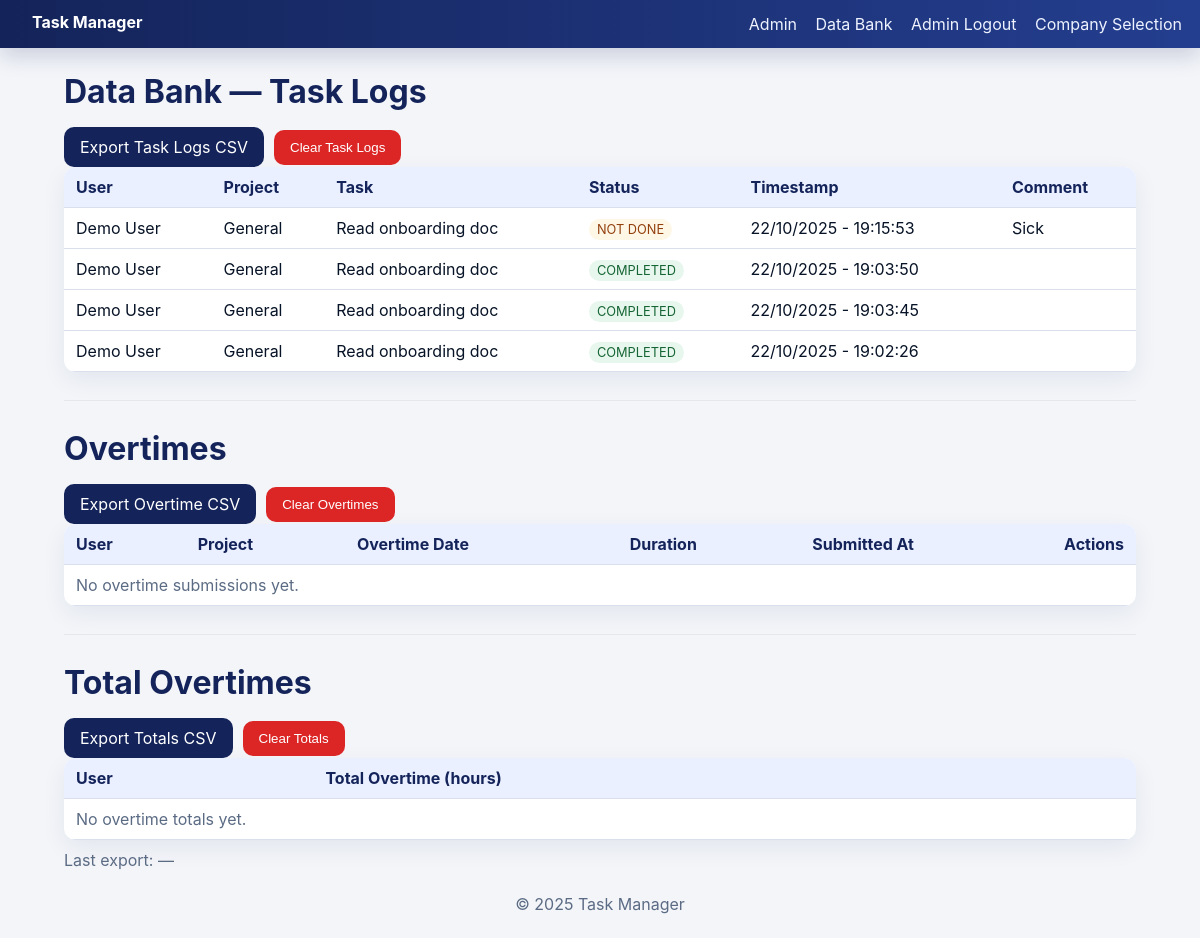
Before: /admin/data-bank (signed in) with the older database file.
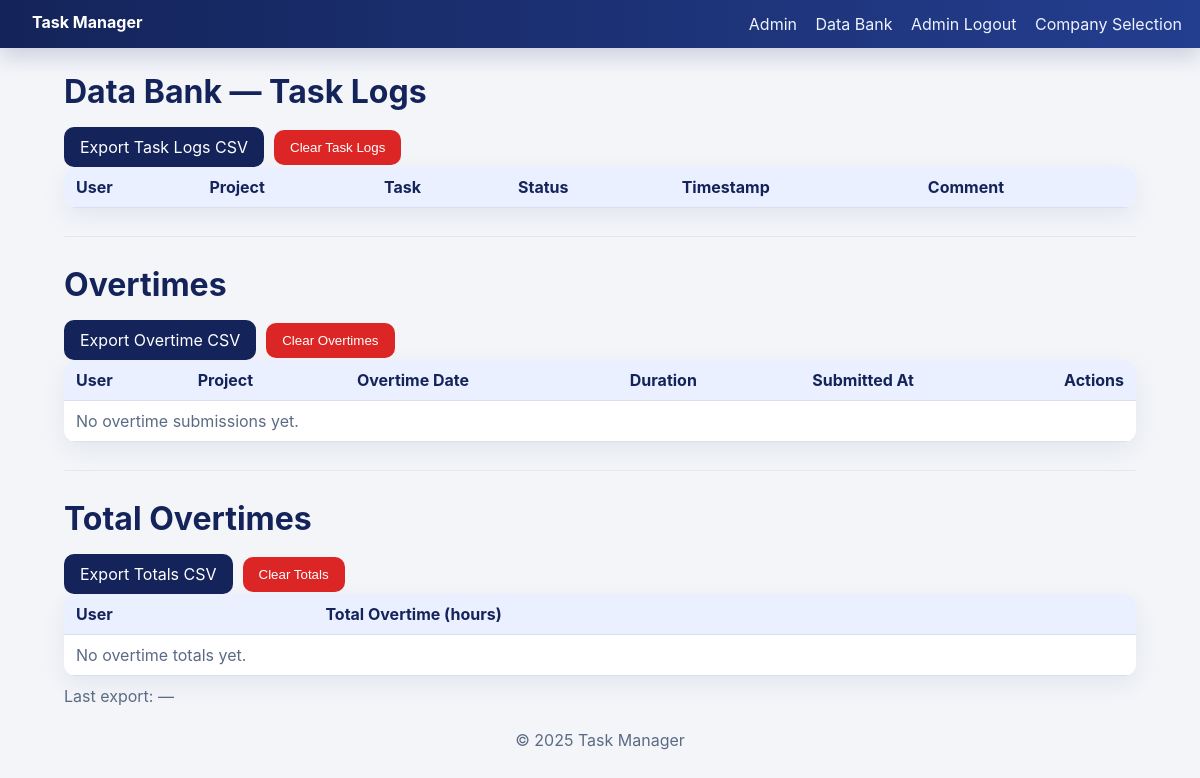
After: the same page with the newer database file.
### models.py (models this page shows, shortened)
class LogEntry(db.Model):
    __tablename__ = "log_entries"
    id = db.Column(db.Integer, primary_key=True)
    user_name = db.Column(db.String(200), nullable=False)
    project = db.Column(db.String(120), default="-", nullable=False)
    task_title = db.Column(db.String(255), nullable=False)
    status = db.Column(db.String(40), nullable=False)  # "COMPLETED" or "NOT_COMPLETED"
    comment = db.Column(db.Text, default="", nullable=False)
    timestamp = db.Column(db.DateTime, server_default=db.func.now(), nullable=False)

### app.py (the view)
    @app.get("/admin/data-bank")
    @admin_required
    def admin_data_bank():
        logs = LogEntry.query.order_by(LogEntry.timestamp.desc()).all()
        overtimes = OvertimeEntry.query.order_by(OvertimeEntry.timestamp.desc()).all()
        overtime_totals = OvertimeTotal.query.order_by(OvertimeTotal.user_name.asc()).all()
        marker = ExportMarker.query.get("overtime_totals")
        last_export_totals = marker.last_export_utc if marker else None
        return render_template(
            "data_bank.html",
            logs=logs,
            overtimes=overtimes,
            overtime_totals=overtime_totals,
            last_export_totals=last_export_totals
      )

### templates/data_bank.html
{% extends "base.html" %}
{% block content %}
<h1 class="page-title">Data Bank — Task Logs</h1>
<div class="row">
  <a class="button" href="{{ url_for('admin_export_csv') }}">Export Task Logs CSV</a>
  <form method="post" action="{{ url_for('admin_clear_bank') }}"
        onsubmit="return confirm('Clear ALL task logs?');">
    <button class="danger">Clear Task Logs</button>
  </form>
</div>
<table class="table">
  <thead>
    <tr>
      <th>User</th>
      <th>Project</th>
      <th>Task</th>
      <th>Status</th>
      <th>Timestamp</th>
      <th>Comment</th>
    </tr>
  </thead>
  <tbody>
  {% for r in logs %}
    <tr>
      <td>{{ r.user_name }}</td>
      <td>{{ r.project }}</td>
      <td>{{ r.task_title }}</td>
      <td>
        {% if r.status == 'COMPLETED' %}
          <span class="badge good">COMPLETED</span>
        {% else %}
          <span class="badge warn">NOT DONE</span>
        {% endif %}
      </td>
      <td>{{ r.timestamp|cy_time }}</td>
      <td>{{ r.comment }}</td>
    </tr>
  {% endfor %}
  </tbody>
</table>
<hr style="margin:28px 0; border:none; border-top:1px solid #e5e7eb;">
<h1 class="page-title">Overtimes</h1>
<div class="row">
  <a class="button" href="{{ url_for('admin_export_overtimes_csv') }}">Export Overtime CSV</a>
  <form method="post" action="{{ url_for('admin_clear_overtimes') }}"
        onsubmit="return confirm('Clear ALL overtime submissions?');">
    <button class="danger">Clear Overtimes</button>
  </form>
</div>
<table class="table">
  <thead>
    <tr>
      <th>User</th>
      <th>Project</th>
      <th>Overtime Date</th>
      <th>Duration</th>
      <th>Submitted At</th>
      <th style="width:1%">Actions</th>
    </tr>
  </thead>
  <tbody>
  {% if overtimes and overtimes|length > 0 %}
    {% for o in overtimes %}
      <tr>
        <td>{{ o.user_name }}</td>
        <form method="post" action="{{ url_for('admin_edit_overtime', oid=o.id) }}">
          <td>
            <input type="text" name="project" value="{{ o.project }}" style="min-width:140px;">
          </td>
          <td>
            <input type="date" name="overtime_date" value="{{ o.overtime_date.strftime('%Y-%m-%d') }}" style="min-width:140px;">
          </td>
          <td>
            <select name="duration" required style="min-width:100px;">
              {% for i in range(1, 21) %}
                {% set val = "%.1f"|format(i*0.5) %}
                <option value="{{ val }}" {% if o.duration == val %}selected{% endif %}>{{ val }}</option>
              {% endfor %}
            </select>
          </td>
          <td>{{ o.timestamp|cy_time }}</td>
          <td style="white-space:nowrap;">
            <button class="button small" type="submit">Save</button>
        </form>
            <form method="post" action="{{ url_for('admin_delete_overtime', oid=o.id) }}"
                  onsubmit="return confirm('Delete this overtime entry?');"
                  style="display:inline-block; margin-left:6px;">
              <button class="danger small" type="submit">Delete</button>
            </form>
          </td>
      </tr>
    {% endfor %}
  {% else %}
      <tr>
        <td colspan="6" class="muted">No overtime submissions yet.</td>
      </tr>
  {% endif %}
  </tbody>
</table>
<hr style="margin:28px 0; border:none; border-top:1px solid #e5e7eb;">
<h1 class="page-title">Total Overtimes</h1>
<div class="row">
  <a class="button" href="{{ url_for('admin_export_overtime_totals_csv') }}">Export Totals CSV</a>
  <form method="post" action="{{ url_for('admin_clear_overtime_totals') }}"
        onsubmit="return confirm('Clear ONLY the totals table (entries remain)?');">
    <button class="danger">Clear Totals</button>
  </form>
</div>
<table class="table">
  <thead>
    <tr>
      <th>User</th>
      <th>Total Overtime (hours)</th>
    </tr>
  </thead>
  <tbody>
  {% if overtime_totals and overtime_totals|length > 0 %}
    {% for t in overtime_totals %}
      <tr>
        <td>{{ t.user_name }}</td>
        <td>{{ "%.1f"|format(t.total_hours) }}</td>
      </tr>
    {% endfor %}
  {% else %}
      <tr>
        <td colspan="2" class="muted">No overtime totals yet.</td>
      </tr>
  {% endif %}
  </tbody>
</table>
<div class="muted" style="margin-top:10px;">
  Last export:
  {% if last_export_totals %}
    <strong>{{ last_export_totals|cy_time }}</strong>
  {% else %}
    —
  {% endif %}
</div>
{% endblock %}

### templates/base.html (shortened to what this page needs)
<!doctype html>
<html lang="en">
<head>
  <link rel="stylesheet" href="{{ url_for('static', filename='style.css') }}">
</head>
<body>
  {% if not hide_nav %}
  <header class="topbar">
    <a class="brand" href="{{ url_for('choice_page') }}">Task Manager</a>
    <nav>
      {% if session.get('is_admin') %}
      <a href="{{ url_for('admin_panel') }}">Admin</a>
      <a href="{{ url_for('admin_data_bank') }}">Data Bank</a>
      <a href="{{ url_for('admin_logout') }}">Admin Logout</a>
      {% else %}
      <a href="{{ url_for('admin_login') }}">Admin Login</a>
      {% endif %}
      <a href="{{ url_for('choice_page') }}">Company Selection</a>
    </nav>
  </header>
  {% endif %}
  <main class="container">
    {% block content %}{% endblock %}
  </main>
  <footer class="footer">© {{ 2025 }} Task Manager</footer>
</body>
</html>

### static/style.css (style rules this page uses)
:root { --ef-navy:#14245A; --ef-blue:#243E8F; --ef-red:#E31E24; --ef-red-dark:#B9151A; --ef-bg:#F3F5F9; --ef-card:#FFFFFF; --ef-border:#D9E0EC; --ef-text:#071326; --ef-muted:#5B6B84; --ef-soft-blue:#EAF0FF; --ef-soft-red:#FFECEE; --ef-success:#16A34A; --ef-warning:#F59E0B; --ef-danger:#DC2626; --bg:var(--ef-navy); --panel:var(--ef-blue); --card:var(--ef-card); --text:var(--ef-text); --muted:var(--ef-muted); --accent:var(--ef-blue); --accent2:var(--ef-red); --danger:var(--ef-danger); --warn:var(--ef-warning); --pill:var(--ef-navy); --border:var(--ef-border); --surface:var(--ef-soft-blue); }
* { box-sizing:border-box }
body { margin:0;font-family:Inter,Segoe UI,system-ui,Arial,sans-serif;background:#e5e7eb;color:#0b1220 }
.topbar { display:flex;justify-content:space-between;align-items:center;padding:12px 18px;background:var(--bg);color:#fff;position:sticky;top:0;z-index:10 }
.topbar .brand { font-weight:700;color:#fff;text-decoration:none }
.topbar a { color:#cbd5e1;text-decoration:none;margin-left:14px }
.container { max-width:1100px;margin:24px auto;padding:0 14px }
.page-title { margin:8px 0 16px }
button, .button { background:#0f172a;color:#fff;border:none;padding:10px 16px;border-radius:10px;cursor:pointer;text-decoration:none;display:inline-block }
button.danger { background:var(--danger) }
.row { display:flex;gap:10px;align-items:center;flex-wrap:wrap }
.table { width:100%;border-collapse:collapse;background:#fff;border-radius:12px;overflow:hidden;box-shadow:0 8px 30px rgba(2,8,23,.08) }
.table th,.table td { border-bottom:1px solid #e5e7eb;padding:10px 12px;text-align:left }
.muted { color:#64748b }
.footer { text-align:center;color:#94a3b8;margin:24px 0 }
body { background:var(--ef-bg); color:var(--ef-text); }
.topbar { background:linear-gradient(90deg,var(--ef-navy),var(--ef-blue)); color:#fff; box-shadow:0 8px 22px rgba(20,36,90,.18); }
.topbar .brand { color:#fff; }
.topbar a { color:#eef3ff; border-bottom:2px solid transparent; padding-bottom:2px; }
.page-title, .page-hero h1, .clock-header h1, .choice-card h1, .placeholder-card h1 { color:var(--ef-navy); }
.muted, .choice-subtitle, .page-hero .subtitle, .clock-header .subtitle, .kpi-label, .clock-kpi span, .field label, .clock-form-group span { color:var(--ef-muted); }
button, .button, .clock-secondary-btn { background:var(--ef-navy); color:#fff; }
button.danger, .clock-danger-btn { background:var(--ef-danger); color:#fff; }
.table, .clock-table, .clock-special-case-table, .clock-instruction-table { background:#fff; border-color:var(--ef-border); box-shadow:0 8px 24px rgba(20,36,90,.07); }
.table th, .clock-table th, .clock-special-case-table th, .clock-instruction-table th, .table td, .clock-table td, .clock-special-case-table td, .clock-instruction-table td { border-bottom-color:var(--ef-border); }
.table th, .clock-table th, .clock-special-case-table th, .clock-instruction-table th { background:var(--ef-soft-blue); color:var(--ef-navy); }
.footer { color:var(--ef-muted); }

Changed rows visible on the page:
removed LogEntry: user_name "Demo User", project "General", task_title "Read onboarding doc", status "NOT DONE", timestamp|cy_time "22/10/2025 - 19:15:53", comment "Sick"
removed LogEntry: user_name "Demo User", project "General", task_title "Read onboarding doc", status "COMPLETED", timestamp|cy_time "22/10/2025 - 19:03:50"
removed LogEntry: user_name "Demo User", project "General", task_title "Read onboarding doc", status "COMPLETED", timestamp|cy_time "22/10/2025 - 19:03:45"
removed LogEntry: user_name "Demo User", project "General", task_title "Read onboarding doc", status "COMPLETED", timestamp|cy_time "22/10/2025 - 19:02:26"
